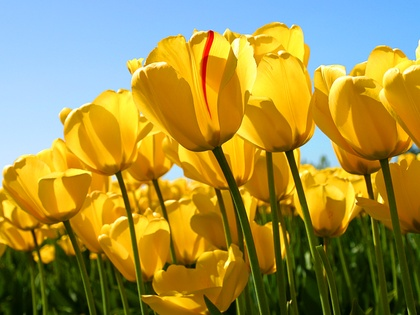
%> input picture 07_histogram_equalization/tulips.jpg, 420 x 315 px, shrunk from 1024 x 768 before the run
$ octave equalization.m   (GNU Octave 9; MATLAB toolbox functions it lacks are replaced by stand-ins)
%> lines starting %> are read from the running program, lines starting %| are printed output that depends on the picture
### 07_histogram_equalization/get_histogram.m
function [ frequencies ] = get_histogram( image )
  % get_histogram Function that generates a vector that represents the histogram for an image
  [rows, cols, rgb] = size(image);
  frequencies = zeros(1, 256);

  for i = 1:rows
    for j = 1:cols
      index = image(i, j) + 1;
      frequencies(index) = frequencies(index) + 1;
    end
  end
end

### 07_histogram_equalization/equalization.m
image = rgb2gray(imread('tulips.jpg'));
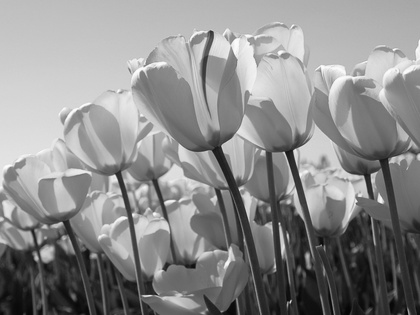
%> image: size 315x420 uint8; min 4, max 254, mean 140

% Variable declarations
[rows cols] = size(image);
%> rows = 315; cols = 420
total_pixels = rows * cols;
%> total_pixels = 132300
pmf = zeros(1, 256);
cdf = zeros(1, 256);
equalized_image = zeros(rows, cols);

% 1. Generate histogram for image
histogram = get_histogram(image);
%> after the loop in get_histogram, `for i = 1:rows`: frequencies = 256 values, max 1547 at index 191, min 0 at index 1, mean 516.8
%> histogram has the same summary as frequencies in get_histogram

% 2. Calculate the PMF
for i = 1:256
  pmf(i) = histogram(i) / total_pixels;
end
%> after the loop, pmf = 256 values, max 0.0117 at index 191, min 0 at index 1, mean 0.00391

% 3. Calculate the CDF
cdf(1) = pmf(1);
for i = 2:256
  cdf(i) = cdf(i - 1) + pmf(i);
end
%> after the loop, cdf = 256 values from 0 to 1

% 4. Equalize
equalizer = cdf * 255;
%> equalizer = 256 values from 0 to 255

for i = 1:rows
  for j = 1:cols
    index = image(i, j) + 1;
    equalized_image(i, j) = equalizer(index);
  end
end
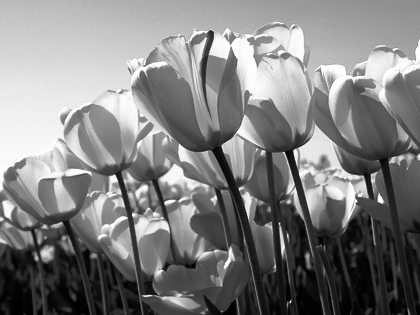
%> equalized_image: size 315x420 double; min 0.00578, max 255, mean 128.2

% 5. Generate histogram for equalized image
equalized_image = uint8(equalized_image);
%> equalized_image: size 315x420 uint8
equalized_histogram = get_histogram(equalized_image);
%> equalized_histogram = 256 values, max 1547 at index 189, min 0 at index 22, mean 516.8

figure(1)
subplot(2, 3, 1), imshow(image), title('Original Image')
subplot(2, 3, 2), bar(histogram), title('Original Image Histogram')
subplot(2, 3, 4), imshow(equalized_image), title('Equalized Image')
subplot(2, 3, 5), plot(cdf), title('CDF')
subplot(2, 3, 6), bar(equalized_histogram), title('Equalized Image Histogram')
%> after `title('Equalized Image Histogram')`:
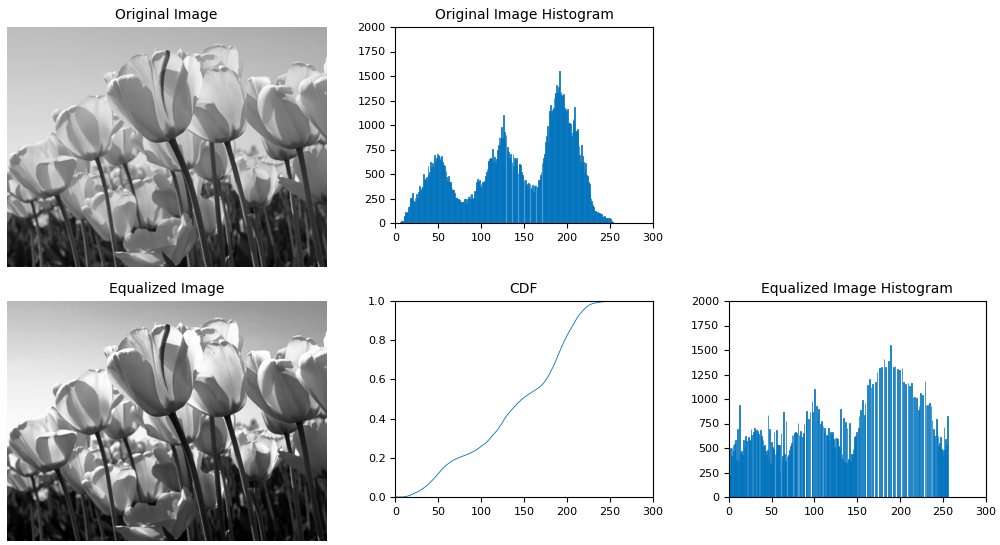
%> figure redrawn from the program's plot data, 5 panels
